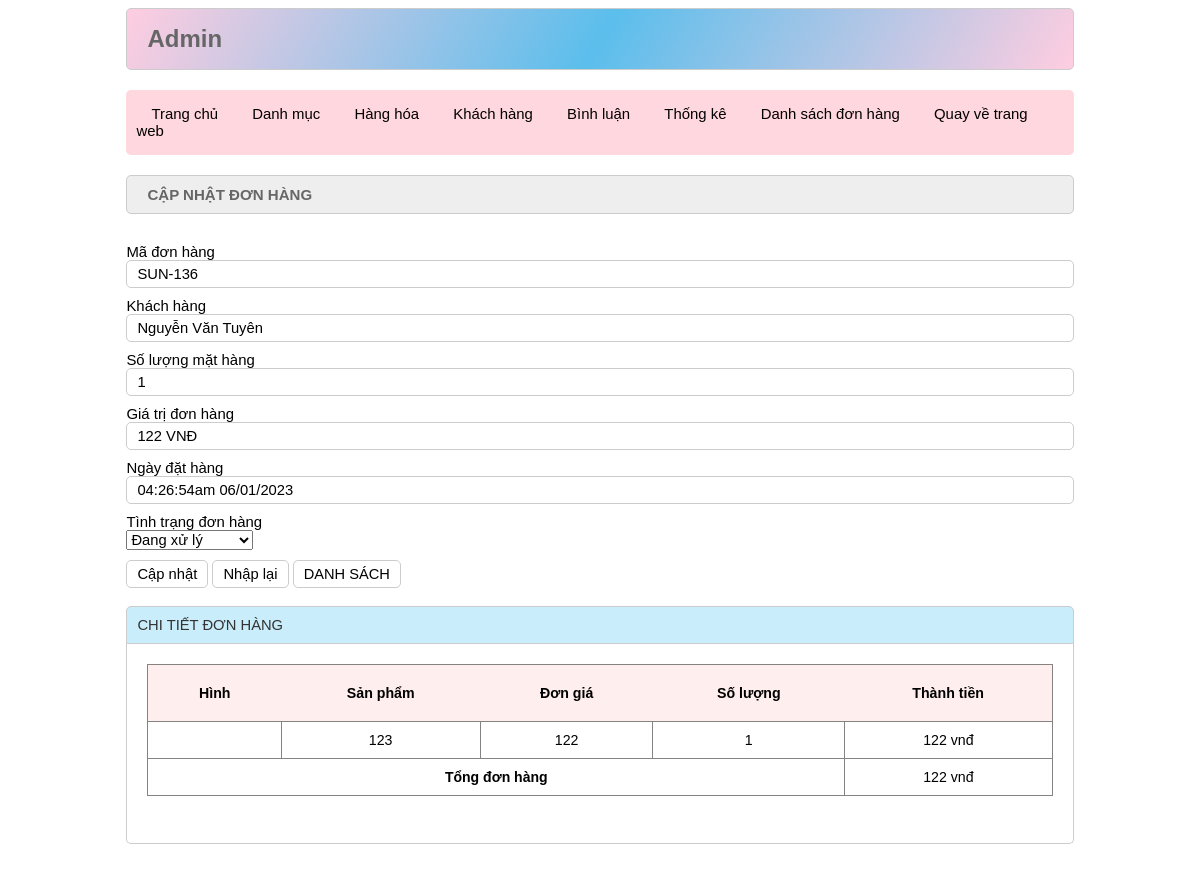
The app's page /admin/index.php?act=suabill&id=136 (signed in) with its own data.
### tables this page shows
CREATE TABLE `bill` (
  `id` int(10) NOT NULL,
  `iduser` int(10) DEFAULT 0,
  `bill_name` varchar(255) NOT NULL,
  `bill_email` varchar(100) NOT NULL,
  `bill_address` varchar(255) NOT NULL,
  `bill_tel` varchar(50) NOT NULL,
  `bill_pttt` varchar(255) NOT NULL,
  `ngaydathang` varchar(50) NOT NULL,
  `total` int(15) NOT NULL DEFAULT 0,
  `bill_status` tinyint(1) DEFAULT 1 COMMENT '0. Đơn hàng mới\r\n1. Đang xử lý\r\n2. Đang giao hàng\r\n3. Đã giao hàng'
);

CREATE TABLE `cart` (
  `id` int(10) NOT NULL,
  `img` varchar(255) DEFAULT NULL,
  `name` varchar(255) DEFAULT NULL,
  `price` int(15) NOT NULL DEFAULT 0,
  `soluong` int(100) NOT NULL,
  `thanhtien` int(15) NOT NULL,
  `idbill` int(10) NOT NULL
);

### model/pdo.php (called while the page is built, shortened)
<?php
$host = 'doanmau.azurewebsites.net';
$dbname = 'doanmau';
$username = 'chvuiwsvzy';
$password = 'Dungpro7502.';
function pdo_get_connection(){
    global $host, $dbname, $username, $password;
    $dburl = "mysql:host={$host};dbname={$dbname};charset=utf8";
    $conn = new PDO($dburl, $username, $password);
    $conn->setAttribute(PDO::ATTR_ERRMODE, PDO::ERRMODE_EXCEPTION);
    return $conn;
}
function pdo_query($sql){
    $sql_args = array_slice(func_get_args(), 1);
    try{
        $conn = pdo_get_connection();
        $stmt = $conn->prepare($sql);
        $stmt->execute($sql_args);
        $rows = $stmt->fetchAll();
        return $rows;
    }
    catch(PDOException $e){
        throw $e;
    }
    finally{
        unset($conn);
    }
}
function pdo_query_one($sql){
    $sql_args = array_slice(func_get_args(), 1);
    try{
        $conn = pdo_get_connection();
        $stmt = $conn->prepare($sql);
        $stmt->execute($sql_args);
        $row = $stmt->fetch(PDO::FETCH_ASSOC);
        return $row;
    }
    catch(PDOException $e){
        throw $e;
    }
    finally{
        unset($conn);
    }
}

### admin/bill/suabill.php (the view, shortened to what this page needs)
<?php
    if(is_array($bill)&& isset($billct)){
        extract($billct);
        extract($bill);
    }
    $countsp=loadall_cart_count($bill["id"]);
    $format_total= number_format($total,0,',','.').' VNĐ';
    $mabill="SUN-";
?>
<div class="row">
            <div class="row frmtitle">
                <h1>CẬP NHẬT ĐƠN HÀNG</h1>
            </div>
            <div class="row frmcontent">
                <form action="index.php?act=updatebill" method="post">
                    <div class="row mb10">
                        Mã đơn hàng<br>
                        <input type="text"  value="<?= $mabill,$bill['id']?>" readonly>
                    </div>
                    <div class="row mb10">
                       Khách hàng<br>
                        <input type="text" value="<?=trim($bill_name)?>" readonly>
                    </div>
                    <div class="row mb10">
                        Số lượng mặt hàng<br>
                        <input type="text" value="<?=trim($countsp)?>" readonly>
                    </div>
                    <div class="row mb10">
                        Giá trị đơn hàng<br>
                        <input type="text" value="<?=trim($format_total)?>" readonly>
                    </div>
                    <div class="row mb10">
                        Ngày đặt hàng<br>
                        <input type="text"  value="<?=trim($ngaydathang)?>" readonly>
                    </div>
                    <div class="row mb10">
                       Tình trạng đơn hàng<br>
                       <select name="bill_status">
<?php
                        if($bill["bill_status"]==1){
                            echo ' <option value="1" selected>Đang xử lý</option>';
                        } else {
                            echo ' <option value="1">Đang xử lý</option>';
                        }
                        ?>
</select>
                  </div>
                    <div class="row mb10">
                        <input type="submit" name="capnhat" value="Cập nhật">
                        <input type="reset" value="Nhập lại">
                        <a href="index.php?act=listbill"><input type="button" value="DANH SÁCH"></a>
                    </div>
                    <div class="row mb" style="padding: 8px 0 0px 0">
                <div class="boxtitle">CHI TIẾT ĐƠN HÀNG</div>
                <div class="row boxcontent cart">
                    <table>
                        <?php
                            bill_chi_tiet($billct);
                        ?>
                    </table>
                </div>
            </div>
                </form>
            </div>
        </div>

### model/cart.php (shortened to what this page needs)
<?php
    function bill_chi_tiet($listbill) {
        $tong=0;
        echo '<tr>
                <th>Hình</th>
                <th>Sản phẩm</th>
                <th>Đơn giá</th>
                <th>Số lượng</th>
                <th>Thành tiền</th>
            </tr>';
        foreach ($listbill as $cart) {
            $hinh=$cart['img'];
            $tong+=$cart['thanhtien'];
            echo '
                <tr>
                    <td><img src='.$hinh.'" alt="" height="80px"></td>
                    <td>'.$cart['name'].'</td>
                    <td>'.$cart['price'].'</td>
                    <td>'.$cart['soluong'].'</td>
                    <td>'.$cart['thanhtien'].' vnđ</td>
                </tr>';
        }
        $number_format_tong= number_format($tong,0,',','.').' vnđ';
        echo '<tr>
                <td colspan="4"><b>Tổng đơn hàng</b></td>
                <td>'.$number_format_tong.'</td>
            </tr>';
    }
    function loadone_bill($id) {
        $sql="select * from bill where id=".$id;
        $bill=pdo_query_one($sql);
        return $bill;
    }
    function loadall_cart($idbill) {
        $sql="select * from cart where idbill=".$idbill;
        $bill=pdo_query($sql);
        return $bill;
    }
    function loadall_cart_count($idbill) {
        $sql="select * from cart where idbill=".$idbill;
        $bill=pdo_query($sql);
        return sizeof($bill);
    }
?>

### view/css/style.css (style rules this page uses)
* { box-sizing: border-box; font-family: sans-serif; font-size: 99%; }
.row { float: left; width: 100%; }
.mb { margin-bottom: 20px; }
.mb10 { margin-bottom: 10px; }
.boxtitle { color: #333; padding: 10px; background-color: rgb(201, 237, 250); border-top-left-radius: 5px; border-top-right-radius: 5px; border: 1px #CCC solid; }
.boxcontent { border-left: 1px #CCC solid; border-right: 1px #CCC solid; border-bottom: 1px #CCC solid; border-bottom-left-radius: 5px; border-bottom-right-radius: 5px; min-height: 200px; padding: 20px; }
.formtaikhoan input[type="text"], .formtaikhoan input[type="email"], .formtaikhoan input[type="password"], .frmcontent input[type="text"] { width: 100%; border: 1px #CCC solid; padding: 5px 10px; border-radius: 5px; }
.formtaikhoan input[type="submit"], .frmcontent input[type="submit"], .frmcontent input[type="reset"], .formtaikhoan input[type="reset"], .frmcontent input[type="button"] { border-radius: 5px; padding: 5px 10px; background-color: white; border: 1px #CCC solid; }
.frmtitle { background-color: #EEE; border: 1px #CCC solid; color: #666; border-radius: 5px; padding: 0px 20px; margin-bottom: 10px; }
.frmcontent { padding: 20px 0px; }
.cart table { width: 100%; border-collapse: collapse; text-align: center; margin: 0 auto; }
.cart table,td { border: 1px solid rgb(133, 130, 130); padding: 10px; }
.cart th { background-color: rgb(255, 238, 238); padding: 20px; }

### records on screen
bill: id "SUN-136", bill_name "Nguyễn Văn Tuyên", total "122 VNĐ", ngaydathang "04:26:54am 06/01/2023", bill_status "Đang xử lý"
cart: name "123", price "122", soluong "1", thanhtien "122"

### other values on screen
$number_format_tong "122 vnđ"
